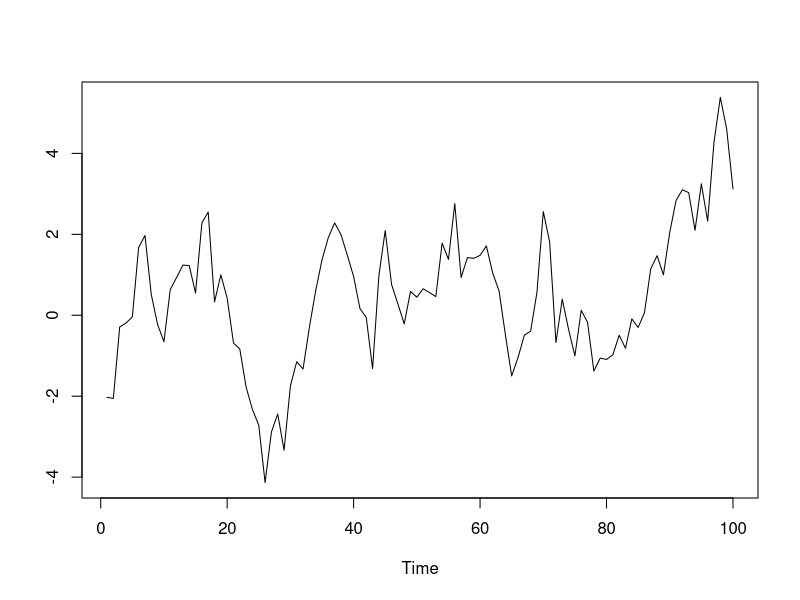
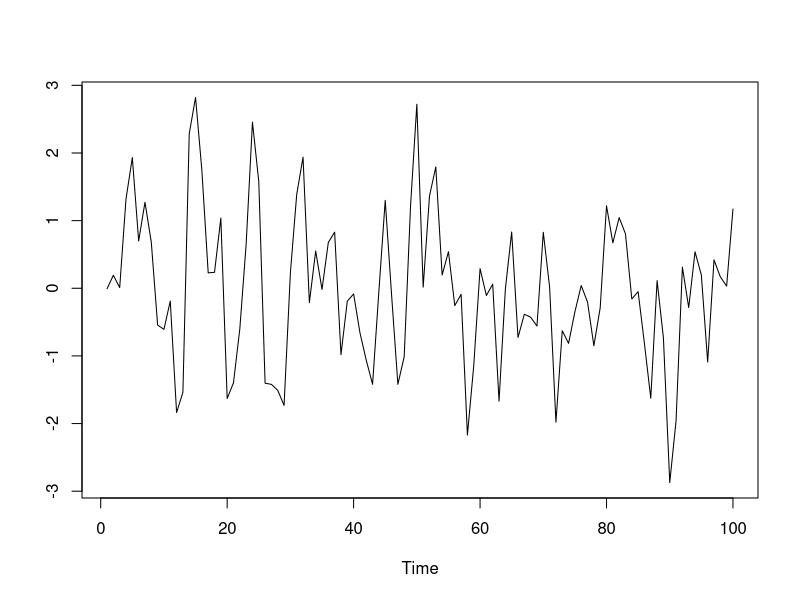
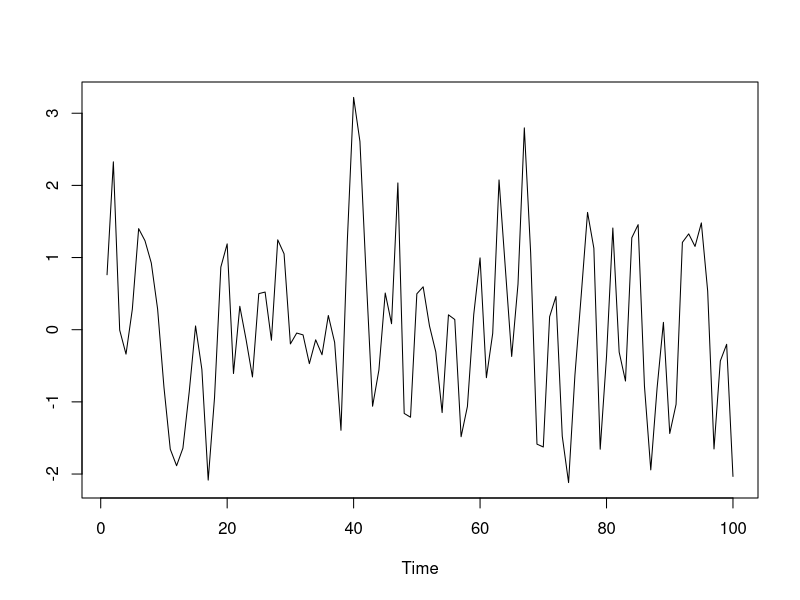

Recreate these plots in R, in order.
## ---- chunk 1
knitr::opts_knit$set(root.dir = 'C:/Users/neide/OneDrive/Documents/GitHub/BEwebinar/Data')
## ---- chunk 2
n <- 100
set.seed(123)
z <- rnorm(n)
x <- rep(0,n)
phi <- .9
x0 <- rnorm(1)/sqrt(1-phi^2)
x[1] <- phi*x0 + z[1]
for(t in 2:n) { x[t] <- phi*x[t-1] + z[t] }
plot(ts(x),xlab="Time",ylab="")
## ---- chunk 3
set.seed(777)
n <- 100
z <- rnorm(n+1)		# Gaussian input
theta <- .8
x <- z[-1] + theta*z[-(n+1)]
plot(ts(x),xlab="Time",ylab="")
## ---- chunk 4
set.seed(555)
n <- 100
z <- rnorm(n+2)		# Gaussian input
theta1 <- .9
theta2 <- .2
x <- z[-c(1,2)] + theta1*z[-c(1,n+2)] + theta2*z[-c(n+1,n+2)]
plot(ts(x),xlab="Time",ylab="")
